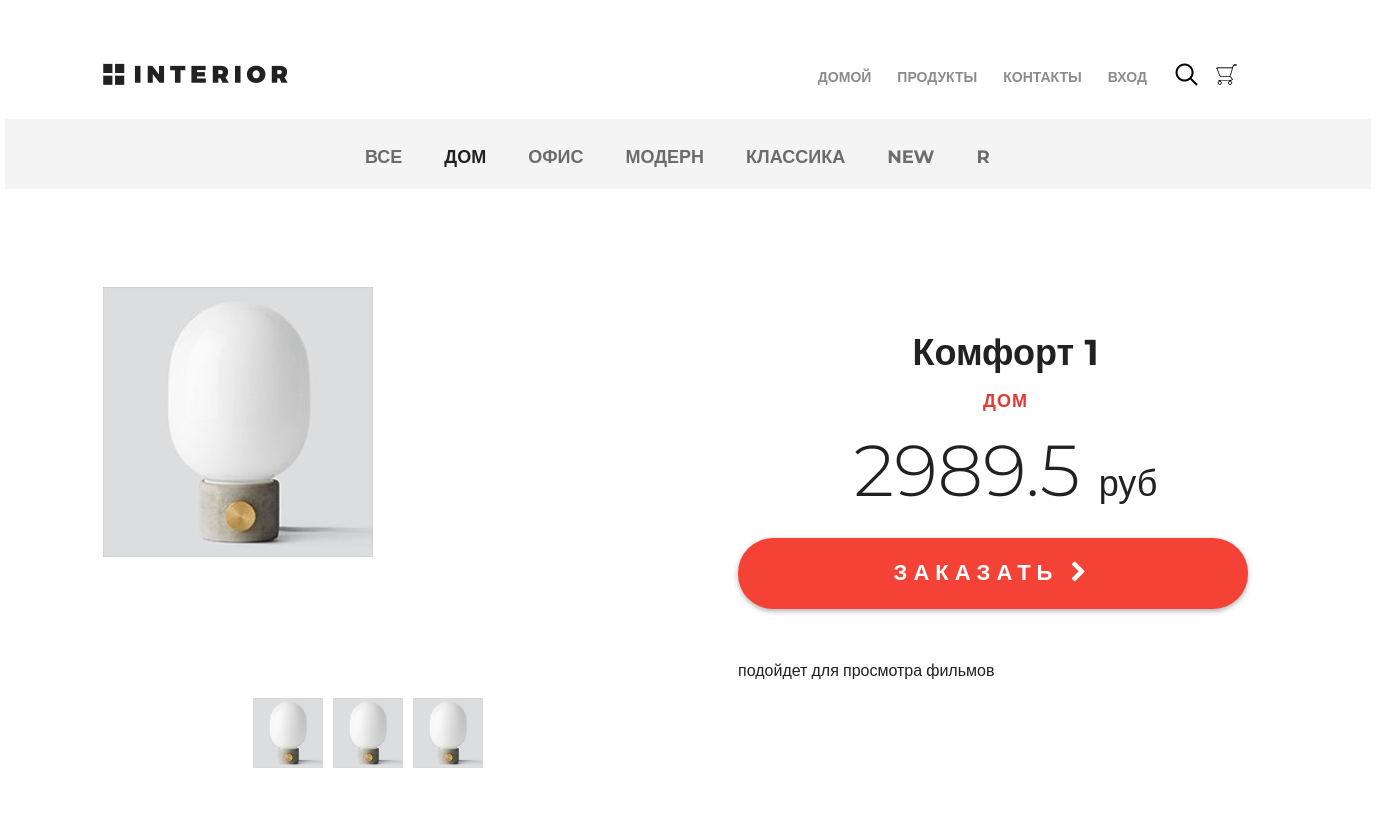
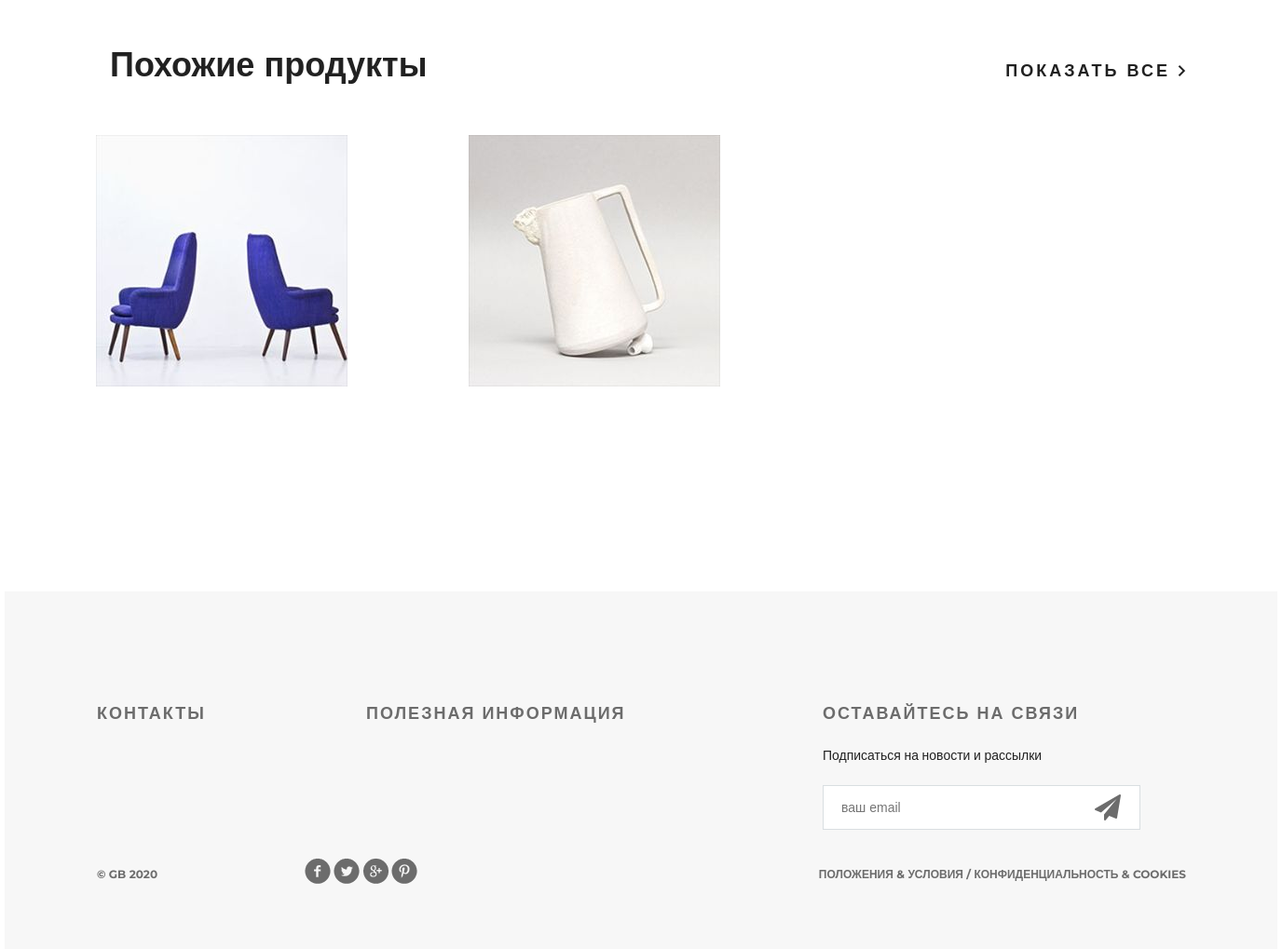
Page /products/product/1/ on the committed database (2 pictures, top to bottom).
### mainapp/models.py (models this page shows, shortened)
class ProductCategory(models.Model):
    name = models.CharField(max_length=64, unique=True, verbose_name='название категории')
    description = models.TextField(blank=True, verbose_name='описание категории')
    is_active = models.BooleanField(default=True)
    class Meta:
        verbose_name = 'категория(ю)'
        verbose_name_plural = 'категории'

class Product(models.Model):
    category = models.ForeignKey(ProductCategory, on_delete=models.CASCADE)
    name = models.CharField(verbose_name='имя продукта', max_length=128)
    image = models.ImageField(upload_to='products_images', blank=True)
    short_desc = models.CharField(max_length=128, verbose_name='краткое описание', blank=True)
    description = models.TextField(verbose_name='описание продукта', blank=True)
    price = models.DecimalField(verbose_name='цена продукта', max_digits=8, decimal_places=2, default=0)
    quantity = models.PositiveIntegerField(verbose_name='колличество на складе', default=0)
    is_active = models.BooleanField(default=True)
    class Meta:
        verbose_name = 'товар'
        verbose_name_plural = 'товары'

### mainapp/views.py (the view)
# urls.py: path('product/<int:pk>/', mainapp.product, name='product')
def product(request, pk):
    product_item = get_object_or_404(Product, pk=pk)
    links_menu = ProductCategory.objects.all()
    content = {
        'product': product_item,
        'title': 'товар',
        'links_menu': links_menu,
        'basket': get_basket(request.user),
        'related_products': get_related_products(product_item)
    }
    return render(request, 'mainapp/product.html', content)

### mainapp/views.py (called while the page is built)
def get_basket(user):
    if user.is_authenticated:
        return Basket.objects.filter(user=user)
    return []

def get_related_products(hot_product):
    related_products = Product.objects.filter(category_id=hot_product.category_id).exclude(pk=hot_product.pk)[:3]
    return related_products

### mainapp/templates/mainapp/product.html (shortened to what this page needs)
{% extends 'mainapp/base.html' %}
{% load static %}
{% block menu %}
	<div class="hero-white">
		<div class="header clearfix">
			<a href="/" class="logo"></a>
			{% include 'mainapp/includes/inc_main_menu.html' %}
		</div>
	</div>
{% endblock %}
{% block content %}
	<div class="details">
		<div class="links clearfix">
			{% include 'mainapp/includes/inc_categories_menu.html' %}
		</div>
		<div class="details-products">
			<div class="details-slider">
				<div class="slider-product">
					<img src="/media/{{ product.image }}">
				</div>
				<div class="slider-control">
					<div class="block">
						<a href="#"><img src="/media/{{ product.image }}" alt="">
						</a>
					</div>
					<div class="block">
						<a href="#"><img src="/media/{{ product.image }}" alt="">
						</a>
					</div>
					<div class="block">
						<a href="#"><img src="/media/{{ product.image }}" alt="">
						</a>
					</div>
				</div>
			</div>
			<div class="description">
                <h3 class="big-bold">{{ product.name|title }}</h3>
				<h3 class="red">{{ product.category.name }}</h3>
				<p class="price"> {{ product.price|floatformat:1 }} <span>руб</span></p>
				<a href="{% url 'basket:add' product.pk  %}" class="red-button">
					заказать <i class="fa fa-chevron-right" aria-hidden="true"></i>
				</a>
				<div class="description-text">
					{{ product.description }}
				</div>
			</div>
		</div>
		<div class="related">
			<div class="title clearfix">
				<h2>Похожие продукты</h2>
				<a class="explore" href="#">показать все <img src="{% static 'img/arrow.png' %}" alt=""></a>
			</div>
			<div class="related-products clearfix">
    {% for product in related_products %}
    <div class="block">
        <a href="{% url 'products:product' product.pk %}"><img src="/media/{{ product.image }}" alt="product.short_desc">
        </a>
    </div>
    {% endfor %}
</div>
		</div>
	</div>
{% endblock %}

### mainapp/templates/mainapp/includes/inc_categories_menu.html
<ul class="links-menu">
    <li>
        <a href="{% url 'products:category' 0 %}">
            все
        </a>
    </li>
    {% for item in links_menu %}
        <li><a
                href="{% url 'products:category' item.pk %}"
                {% if request.resolver_match.kwargs.pk == item.pk %}class="active"{% endif %}
        >{{ item.name }}</a></li>
    {% endfor %}
</ul>

### static/style.css (style rules this page uses)
* { margin: 0; padding: 0; }
body { font-family: 'Montserrat', sans-serif; }
html, body { height: 100%; }
.logo { background-image: url(img/logo.png); margin-top: 63px; width: 185px; height: 22px; float: left; }
.clearfix:after { content: ""; display: block; clear: both; }
.explore { text-transform: uppercase; color: #212121; font-size: 18px; font-weight: 700; line-height: 24px; text-align: center; float: right; margin-top: 138px; letter-spacing: 3px; text-decoration: none; }
.big-bold { color: #212121; font-size: 36px; font-weight: 700; text-align: left; margin-bottom: 24px; line-height: 36px; }
.title { height: 152px; margin-right: 15px; }
.title h2 { float: left; margin-top: 118px; color: #212121; font-size: 36px; font-weight: 700; text-align: left; margin-left: 15px; }
.red { text-transform: uppercase; color: #e53935; font-size: 18px; font-weight: 700; text-align: left; letter-spacing: 1px; line-height: 17px; margin-bottom: 22px; }
.hero-white { background-color: #fff; height: 119px; padding-left: 98px; padding-right: 211px; position: relative; }
.links { height: 70px; background-color: #f4f4f4; position: relative; padding-left: 360px; }
.links-menu { margin: 27px auto 0px; position: absolute; }
.links-menu li { float: left; list-style-type: none; padding-right: 42px; }
.links-menu li a { text-decoration: none; color: #6c6c6c; font-size: 18px; font-weight: 700; text-transform: uppercase; }
.links-menu .active { color: #212121; font-size: 18px; font-weight: 700; }
.details-products { padding-left: 98px; padding-right: 98px; margin-top: 98px; height: 551px; }
.details-slider { width: 570px; float: left; margin-right: 30px; }
.slider-product { width: 570px; height: 400px; }
.slider-control { width: 420px; height: 70px; margin: 11px auto 0px; padding-left: 150px }
.slider-control .block { height: 70px; width: 70px; position: relative; float: left; margin-right: 10px; }
.slider-control .block a img { width: 70px; }
.description { width: 535px; float: right; padding-left: 35px }
.description .big-bold { color: #212121; font-size: 36px; font-weight: 700; text-align: center; margin-top: 47px; margin-bottom: 0px; }
.description .red { text-transform: uppercase; color: #e53935; font-size: 18px; font-weight: 700; text-align: center; letter-spacing: 1px; line-height: 17px; margin-top: 23px; margin-bottom: 36px; }
.description .price { color: #212121; font-size: 72px; font-weight: 300; line-height: 48px; text-align: center; }
.description .price span { color: #212121; font-size: 36px; font-weight: 300; line-height: 48px; text-align: center; }
.red-button { display: block; height: 71px; width: 510px; border-radius: 35px; background-color: #f44336; text-align: center; text-transform: uppercase; text-decoration: none; color: #ffffff; font-size: 22px; font-weight: 700; line-height: 24px; box-shadow: 0px 2px 4.85px 0.15px rgba(33, 33, 33, 0.35); line-height: 70px; letter-spacing: 6px; margin-top: 31px; }
.description-text { margin-top: 50px; color: #212121; font-size: 16px; font-weight: 300; line-height: 24px; text-align: left; }
.related { padding: 0px 98px; }
.related .title { height: 143px; margin-right: 0; }
.related .title h2 { margin-top: 45px; }
.related .title .explore { margin-top: 62px; }
.related-products { margin-bottom: 120px; }
.related-products .block a img { float: left; }
.related-products .block { float: left; margin-right: 30px; display: block; height: 370px; width: 370px; position: relative; }

### rows in the picture
ProductCategory: name "ДОМ"
ProductCategory: name "ОФИС"
ProductCategory: name "МОДЕРН"
ProductCategory: name "КЛАССИКА"
ProductCategory: name "NEW"
ProductCategory: name "R"
Product: image (picture), name "Комфорт 1", category.name "ДОМ", price "2989.5", description "подойдет для просмотра фильмов"
Product: image (picture)
Product: image (picture)
